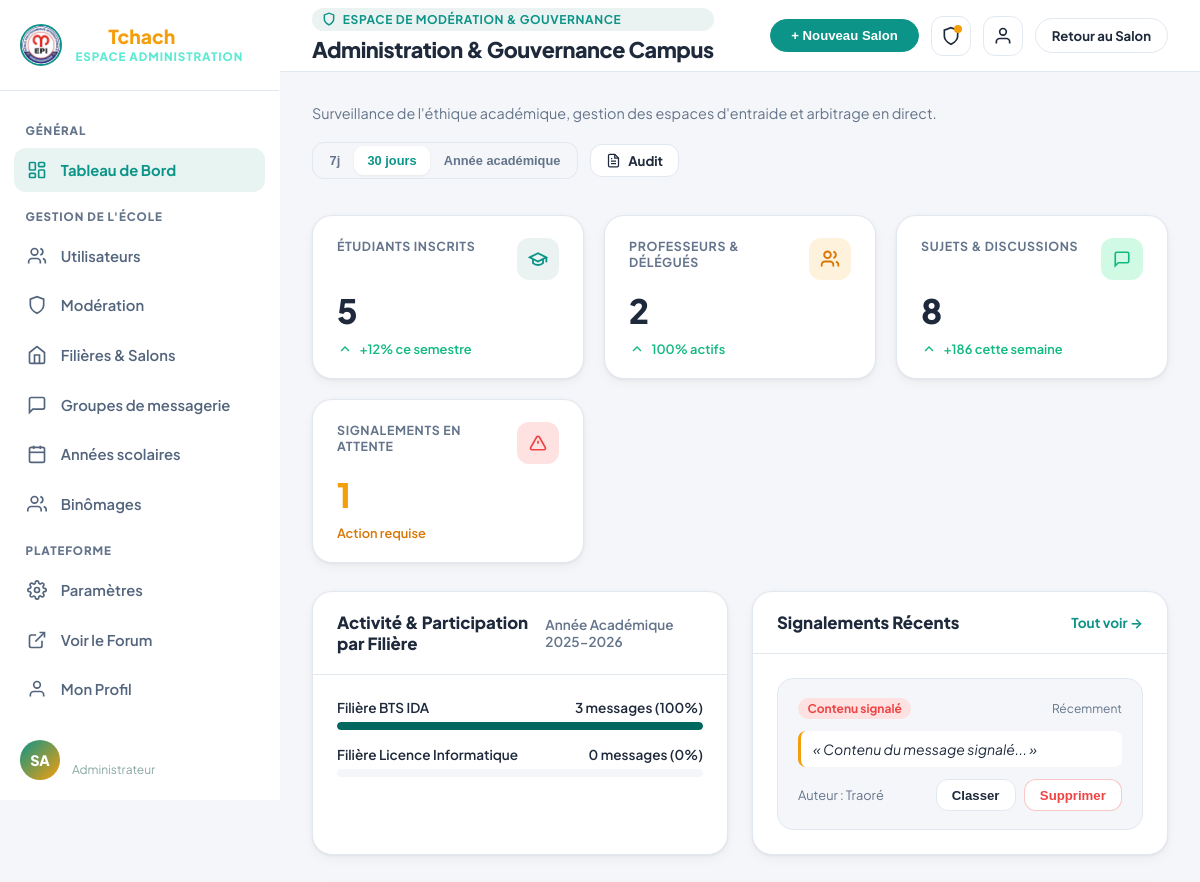
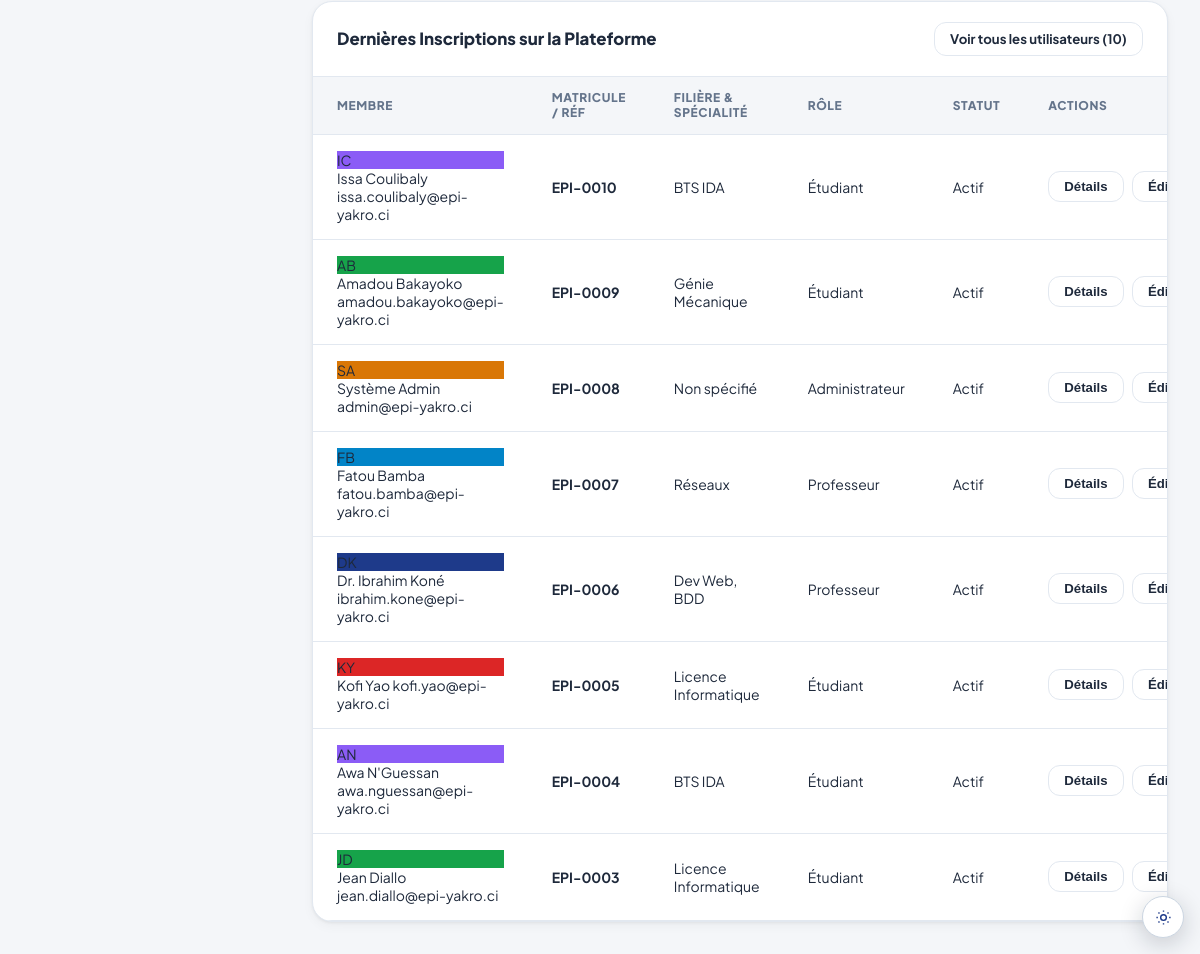
The app's page /admin (signed in) with its own data (2 pictures, top to bottom).
### tables this page shows
CREATE TABLE zones (
    id              INT UNSIGNED AUTO_INCREMENT PRIMARY KEY,
    nom             VARCHAR(150) NOT NULL,
    type_zone       ENUM('generale','filiere','professeurs','delegation','libre') NOT NULL DEFAULT 'libre',
    visibilite      ENUM('public','prive') NOT NULL DEFAULT 'public',
    est_generale    BOOLEAN NOT NULL DEFAULT FALSE,
    description     TEXT DEFAULT NULL,
    createur_id     INT UNSIGNED DEFAULT NULL,
    est_active      BOOLEAN NOT NULL DEFAULT TRUE,
    date_creation   DATETIME NOT NULL DEFAULT CURRENT_TIMESTAMP,
    FOREIGN KEY (createur_id) REFERENCES utilisateurs(id) ON DELETE SET NULL
);

CREATE TABLE signalements (
    id               INT UNSIGNED AUTO_INCREMENT PRIMARY KEY,
    auteur_id        INT UNSIGNED NOT NULL,
    type_cible       ENUM('publication','commentaire') NOT NULL,
    cible_id         INT UNSIGNED NOT NULL,
    motif            TEXT NOT NULL,
    statut           ENUM('en_attente','traite','rejete') NOT NULL DEFAULT 'en_attente',
    traite_par       INT UNSIGNED DEFAULT NULL,
    date_signalement DATETIME NOT NULL DEFAULT CURRENT_TIMESTAMP,
    date_traitement  DATETIME DEFAULT NULL,
    FOREIGN KEY (auteur_id) REFERENCES utilisateurs(id) ON DELETE CASCADE,
    FOREIGN KEY (traite_par) REFERENCES utilisateurs(id) ON DELETE SET NULL
);

CREATE TABLE utilisateurs (
    id                  INT UNSIGNED AUTO_INCREMENT PRIMARY KEY,
    nom                 VARCHAR(100) NOT NULL,
    prenom              VARCHAR(100) NOT NULL,
    email               VARCHAR(150) NOT NULL UNIQUE,
    mot_de_passe        VARCHAR(255) NOT NULL,
    avatar_url          VARCHAR(255) DEFAULT NULL,
    biographie          TEXT DEFAULT NULL,
    filiere_id          INT UNSIGNED DEFAULT NULL,
    annee               TINYINT UNSIGNED DEFAULT NULL,
    annee_scolaire_id   INT UNSIGNED DEFAULT NULL,
    modules_enseignes   TEXT DEFAULT NULL,
    role                ENUM('etudiant','professeur','administrateur') NOT NULL DEFAULT 'etudiant',
    est_actif           BOOLEAN NOT NULL DEFAULT TRUE,
    date_inscription    DATETIME NOT NULL DEFAULT CURRENT_TIMESTAMP,
    derniere_connexion  DATETIME DEFAULT NULL,
    derniere_activite   DATETIME DEFAULT NULL,
    FOREIGN KEY (filiere_id) REFERENCES filieres(id) ON DELETE SET NULL,
    FOREIGN KEY (annee_scolaire_id) REFERENCES annees_scolaires(id) ON DELETE SET NULL
);

CREATE TABLE filieres (
    id              INT UNSIGNED AUTO_INCREMENT PRIMARY KEY,
    nom             VARCHAR(150) NOT NULL UNIQUE,
    code            VARCHAR(20) DEFAULT NULL,
    description     TEXT DEFAULT NULL,
    image_url       VARCHAR(255) DEFAULT NULL,
    slogan          VARCHAR(180) DEFAULT NULL,
    est_active      BOOLEAN NOT NULL DEFAULT TRUE,
    date_creation   DATETIME NOT NULL DEFAULT CURRENT_TIMESTAMP
);

### resources/views/desktop/admin/dashboard.php (the view, shortened to what the rows shown need)
<?php
$base = isset($baseUrl) ? $baseUrl : '';
$asset = isset($assetBase) ? $assetBase : (isset($baseUrl) ? $baseUrl . '/public/assets' : '/public/assets');
$kpis = is_array($kpis ?? null) ? $kpis : [];
$recentUsers = is_array($recentUsers ?? null) ? $recentUsers : [];
$recentReports = is_array($recentReports ?? null) ? $recentReports : [];
?>
<!DOCTYPE html>
<html lang="fr">
<head>
  <link rel="stylesheet" href="<?= $asset ?>/css/desktop/admin.css" />
  <?php include ROOT_PATH . '/resources/views/partials/theme-head.php'; ?>
</head>
<body data-base-url="<?= htmlspecialchars($base, ENT_QUOTES, 'UTF-8') ?>">
  <div class="admin-wrapper">
    <main class="admin-main-area">
      <header class="admin-topbar">
        <div class="topbar-left">
          <h1 class="page-title">Administration & Gouvernance Campus</h1>
        </div>
      </header>
      <div class="admin-content">
        <div class="kpi-grid">
          <div class="kpi-card">
            <div class="kpi-header">
              <span class="kpi-title">Sujets & Discussions</span>
              <div class="kpi-icon-pill pill-green">
              </div>
            </div>
            <div class="kpi-value"><?= number_format($kpis['publications_count'] ?? 0, 0, ',', ' ') ?></div>
            <div class="kpi-trend trend-up">
              <svg width="16" height="16" viewBox="0 0 24 24" fill="none" stroke="currentColor" stroke-width="2"><polyline points="18 15 12 9 6 15"/></svg>
              <span>+186 cette semaine</span>
            </div>
          </div>
        </div>
        <div class="admin-section-grid">
          <div class="admin-card">
            <div class="card-header-flex">
              <h2 class="card-title">Activité & Participation par Filière</h2>
            </div>
          </div>
          <div class="admin-card">
            <div class="card-header-flex">
              <h2 class="card-title">Signalements Récents</h2>
            </div>
            <div class="card-body" style="display:flex; flex-direction:column; gap:1rem;">
              <?php if (empty($recentReports)): ?>
                <div style="text-align:center; padding:2rem 1rem; color:var(--admin-muted);">
                  <svg width="40" height="40" viewBox="0 0 24 24" fill="none" stroke="currentColor" stroke-width="1.5" style="margin:0 auto 0.5rem; display:block; opacity:0.6;"><circle cx="12" cy="12" r="10"/><path d="m9 12 2 2 4-4"/></svg>
                  <p style="font-size:0.9rem; font-weight:600; margin:0;">Aucun signalement en attente</p>
                  <span style="font-size:0.8rem;">La communauté respecte la charte de bon usage.</span>
                </div>
              <?php else: ?>
                <?php foreach (array_slice($recentReports, 0, 2) as $report): ?>
                <div class="report-card" style="margin:0;" data-report-id="<?= (int)$report['id'] ?>">
                  <div class="report-header">
                    <span class="report-reason-badge"><?= htmlspecialchars($report['raison'] ?? 'Contenu signalé') ?></span>
                    <span style="font-size:0.75rem; color:var(--admin-muted);"><?= htmlspecialchars($report['created_at'] ?? 'Récemment') ?></span>
                  </div>
                  <div class="report-content-preview">
                    « <?= htmlspecialchars(mb_strimwidth($report['message_contenu'] ?? 'Contenu du message signalé...', 0, 120, '...')) ?> »
                  </div>
                  <div class="report-footer">
                    <span>Auteur : <?= htmlspecialchars($report['auteur_nom'] ?? 'Membre') ?></span>
                    <div class="action-buttons">
                      <button type="button" class="btn-table-action btn-mod-approve" data-report-id="<?= (int)$report['id'] ?>">Classer</button>
                      <button type="button" class="btn-table-action btn-table-danger btn-mod-delete" data-report-id="<?= (int)$report['id'] ?>">Supprimer</button>
                    </div>
                  </div>
                </div>
                <?php endforeach; ?>
              <?php endif; ?>
            </div>
          </div>
        </div>
        <div class="admin-card">
          <div class="card-header-flex">
            <h2 class="card-title">Dernières Inscriptions sur la Plateforme</h2>
          </div>
          <div class="table-responsive">
            <table class="admin-table">
              <thead>
                <tr>
                  <th>Membre</th>
                  <th>Matricule / Réf</th>
                  <th>Filière & Spécialité</th>
                  <th>Rôle</th>
                  <th>Statut</th>
                  <th>Actions</th>
                </tr>
              </thead>
              <tbody>
                <?php if (empty($recentUsers)): ?>
                  <tr>
                    <td colspan="6" style="text-align:center; padding:1.5rem; color:var(--admin-muted);">Aucun utilisateur enregistré pour le moment.</td>
                  </tr>
                <?php else: ?>
                  <?php foreach ($recentUsers as $u):
                      $roleKey = strtolower($u['role'] ?? 'etudiant');
                      $initials = strtoupper(mb_substr($u['prenom'] ?? 'U', 0, 1) . mb_substr($u['nom'] ?? 'N', 0, 1));
                      $colors = ['#1e3a8a', '#0284c7', '#d97706', '#16a34a', '#8b5cf6', '#dc2626'];
                      $color = $colors[($u['id'] ?? 1) % count($colors)];
                  ?>
                  <tr data-user-id="<?= (int)$u['id'] ?>" data-role="<?= htmlspecialchars($roleKey) ?>">
                    <td>
                      <div class="user-cell">
                        <div class="user-avatar-small" style="background:<?= $color ?>;"><?= htmlspecialchars($initials) ?></div>
                        <div class="user-names">
                          <span class="user-full-name"><?= htmlspecialchars(($u['prenom'] ?? '') . ' ' . ($u['nom'] ?? '')) ?></span>
                          <span class="user-email-sub"><?= htmlspecialchars($u['email'] ?? '') ?></span>
                        </div>
                      </div>
                    </td>
                    <td><strong>EPI-<?= str_pad((string)$u['id'], 4, '0', STR_PAD_LEFT) ?></strong></td>
                    <td class="user-filiere-cell"><?= htmlspecialchars(!empty($u['filiere']) ? $u['filiere'] : (!empty($u['modules_enseignes']) ? $u['modules_enseignes'] : 'Non spécifié')) ?></td>
                    <td>
                      <?php if ($roleKey === 'administrateur' || $roleKey === 'admin'): ?>
                        <span class="role-pill role-admin">Administrateur</span>
                      <?php elseif ($roleKey === 'professeur'): ?>
                        <span class="role-pill role-prof">Professeur</span>
                      <?php elseif ($roleKey === 'delegue'): ?>
                        <span class="role-pill role-delegue">Délégué</span>
                      <?php else: ?>
                        <span class="role-pill">Étudiant</span>
                      <?php endif; ?>
                    </td>
                    <td><span class="status-pill status-active">Actif</span></td>
                    <td>
                      <div class="action-buttons">
                        <button type="button" class="btn-table-action btn-view-profile" data-user-id="<?= (int)$u['id'] ?>">Détails</button>
                        <button type="button" class="btn-table-action btn-edit-user" data-user-id="<?= (int)$u['id'] ?>">Éditer</button>
                      </div>
                    </td>
                  </tr>
                  <?php endforeach; ?>
                <?php endif; ?>
              </tbody>
            </table>
          </div>
        </div>
      </div>
    </main>
  </div>
</body>
</html>

### records on screen
zones: createur "8"
signalements: raison "Contenu signalé", created_at "Récemment", message_contenu "Contenu du message signalé...", auteur.nom "Traoré"
utilisateurs: initials "IC", prenom+nom "Issa Coulibaly", email "issa.coulibaly@epi-yakro.ci", id "0010", filiere.nom "BTS IDA", role "Étudiant"
utilisateurs: initials "AB", prenom+nom "Amadou Bakayoko", email "amadou.bakayoko@epi-yakro.ci", id "0009", filiere.nom "Génie Mécanique", role "Étudiant"
utilisateurs: initials "SA", prenom+nom "Système Admin", email "admin@epi-yakro.ci", id "0008", modules_enseignes "Non spécifié", role "Administrateur"
utilisateurs: initials "FB", prenom+nom "Fatou Bamba", email "fatou.bamba@epi-yakro.ci", id "0007", modules_enseignes "Réseaux", role "Professeur"
utilisateurs: initials "DK", prenom+nom "Dr. Ibrahim Koné", email "ibrahim.kone@epi-yakro.ci", id "0006", modules_enseignes "Dev Web, BDD", role "Professeur"
utilisateurs: initials "KY", prenom+nom "Kofi Yao", email "kofi.yao@epi-yakro.ci", id "0005", filiere.nom "Licence Informatique", role "Étudiant"
utilisateurs: initials "AN", prenom+nom "Awa N'Guessan", email "awa.nguessan@epi-yakro.ci", id "0004", filiere.nom "BTS IDA", role "Étudiant"
utilisateurs: initials "JD", prenom+nom "Jean Diallo", email "jean.diallo@epi-yakro.ci", id "0003", filiere.nom "Licence Informatique", role "Étudiant"

### other values on screen
$adminAvatar "SA"
$adminRole "Administrateur"
$kpis['etudiants_count'] "5"
$kpis['professeurs_count'] "2"
$kpis['signalements_count'] "1"
$f['nom'] "Filière BTS IDA"
$f['messages'] "3"
$f['pourcentage'] "100"
$f['nom'] "Filière Licence Informatique"
$f['messages'] "0"
$f['pourcentage'] "0"
$kpis['total_users'] "10"
